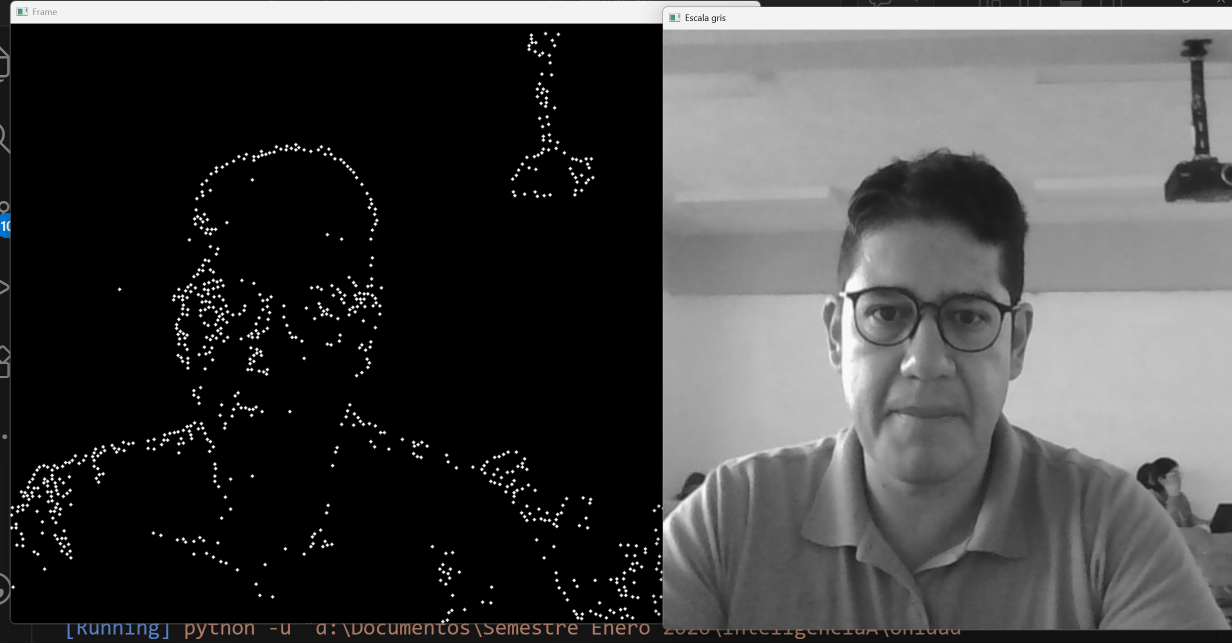
#> input picture Unidad 2/Semana6/image.png, 2464 x 1286 px, given in place of the camera (shown at 1/2 size)
$ python contornosvid.py
#> lines starting #> are read from the running program, lines starting #| are printed output that depends on the picture
import numpy as np
import cv2

cap = cv2.VideoCapture(0)

while True:
    ret, frame = cap.read()
#> frame is the input picture: shape (1286, 2464, 3); mean B, G, R 69.5, 69.5, 69.5
    if not ret:
        break

    frame = cv2.resize(frame, (1000, 800))
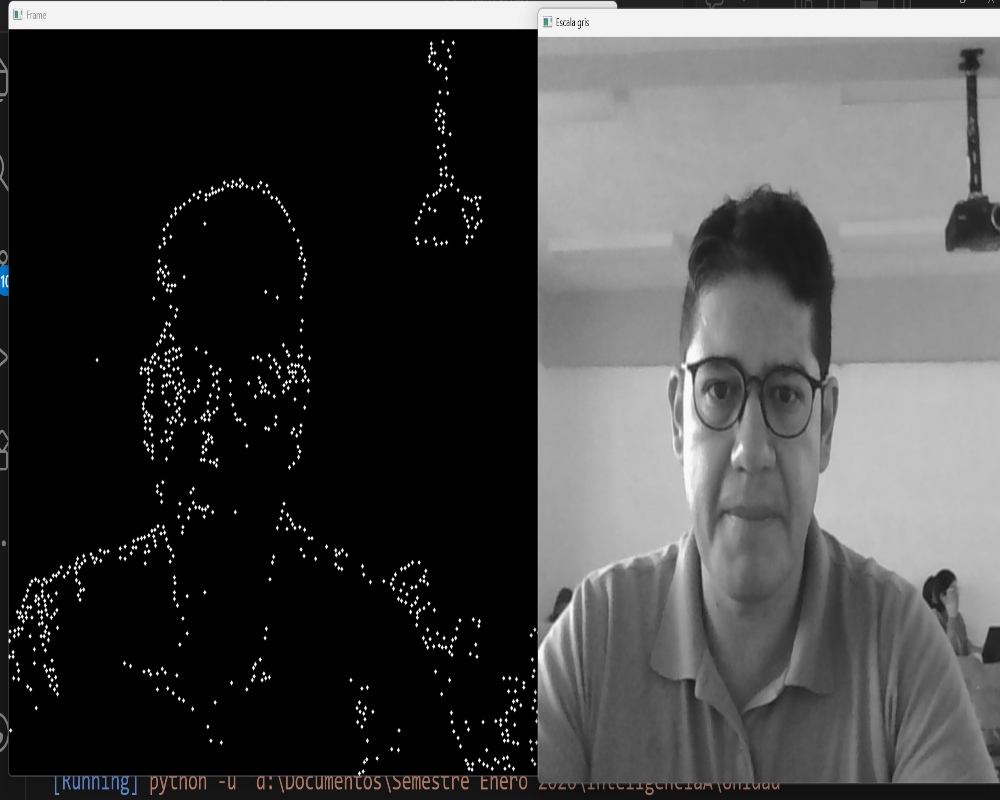
#> frame: shape (800, 1000, 3); mean B, G, R 69.5, 69.5, 69.5
    frame = cv2.flip(frame, 1)
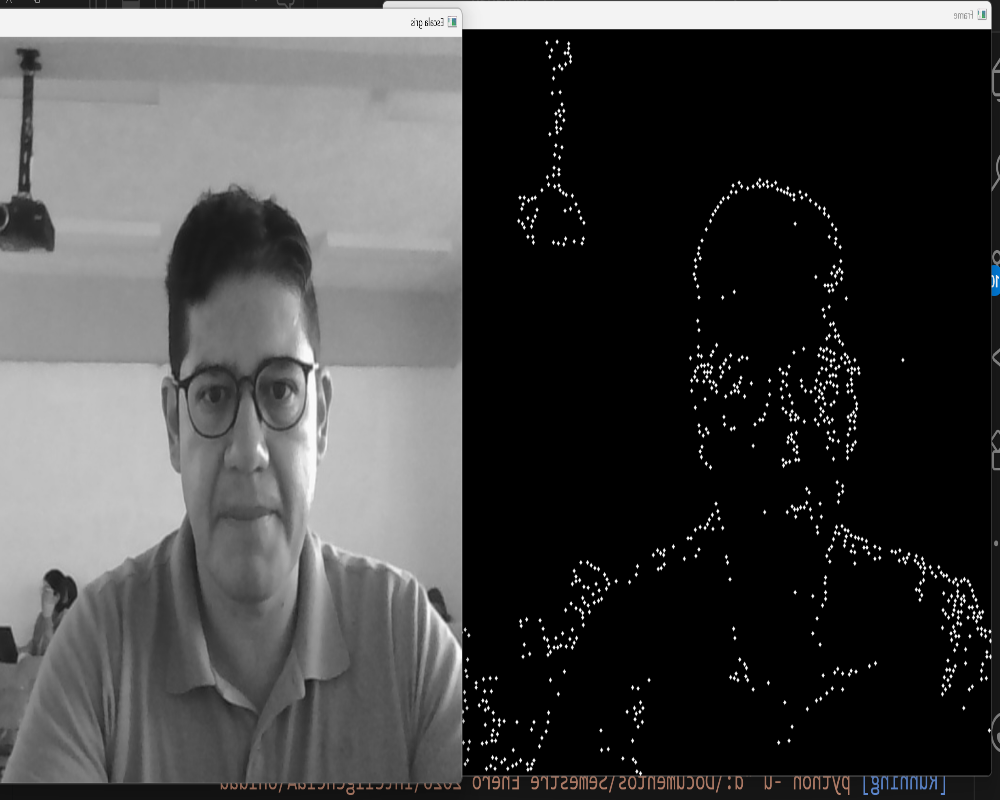
#> frame: shape (800, 1000, 3); mean B, G, R 69.5, 69.5, 69.5

    gray = cv2.cvtColor(frame, cv2.COLOR_BGR2GRAY)

    cv2.imshow('Escala gris', cv2.resize(gray, (300, 200)))
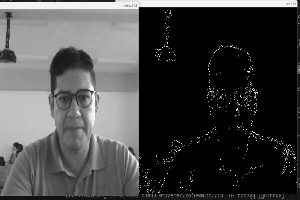
#> window 'Escala gris': shape (200, 300); min 0, max 253, mean 69.6

    corners = cv2.goodFeaturesToTrack(gray, 900, 0.01, 4)
#> corners = 900 rows, first 8: [828, 285], [972, 607], [704, 365], [492, 740], [946, 575], [691, 538], [687, 538], [554, 647]

    # Crear fondo negro
    black = np.zeros_like(frame)

    if corners is not None:
        corners = np.intp(corners)

        # Dibujar puntos
        for corner in corners:
            x, y = corner.ravel()
            cv2.circle(black, (x, y), 2, (0, 255, 0), -1)
#> this loop made 900 passes
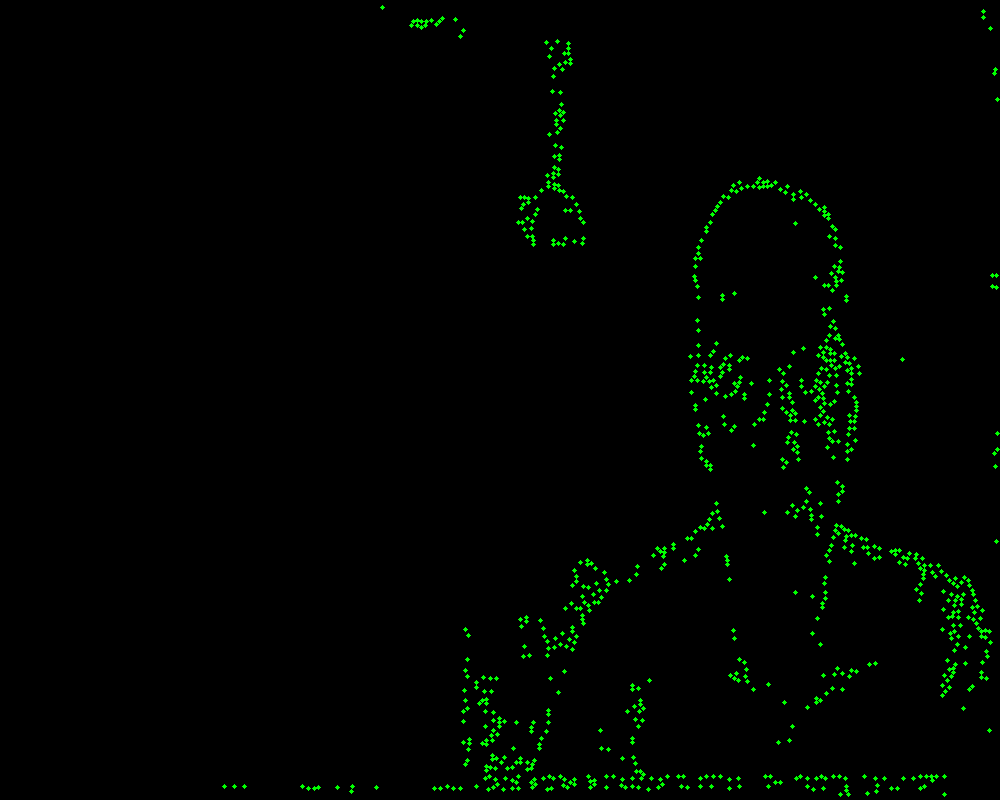
#> black: shape (800, 1000, 3); mean of channels 0, 1, 2 0, 3.7, 0; drawn as B, G, R

    cv2.imshow('Frame', black)

    if cv2.waitKey(1) & 0xFF == ord('q'):
#> (key q is pressed here)
        break

cap.release()
cv2.destroyAllWindows()

$ run again, on Unidad 2/Semana6/animales.jpg
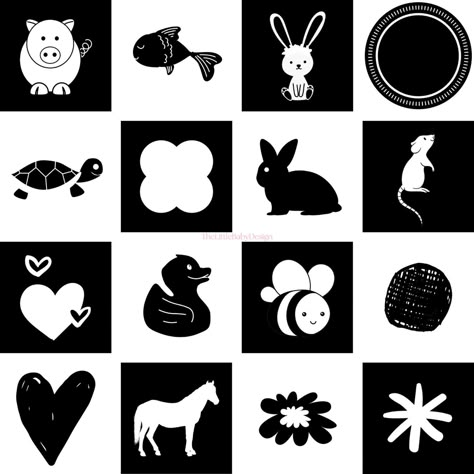
#> input picture Unidad 2/Semana6/animales.jpg, 474 x 474 px, given in place of the camera
#> frame is the input picture: shape (474, 474, 3); mean B, G, R 133, 133, 133
#> `cv2.imshow('Escala gris', cv2.resize(gray, (300, 200)))`:
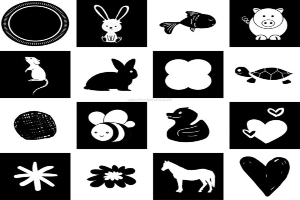
#> window 'Escala gris': shape (200, 300); min 0, max 255, mean 132.8
#> corners = 900 rows, first 8: [435, 361], [83, 468], [357, 104], [87, 457], [395, 672], [150, 459], [104, 456], [384, 105]
#> the loop `for corner in corners:` made 900 passes
#> after the loop `for corner in corners:`:
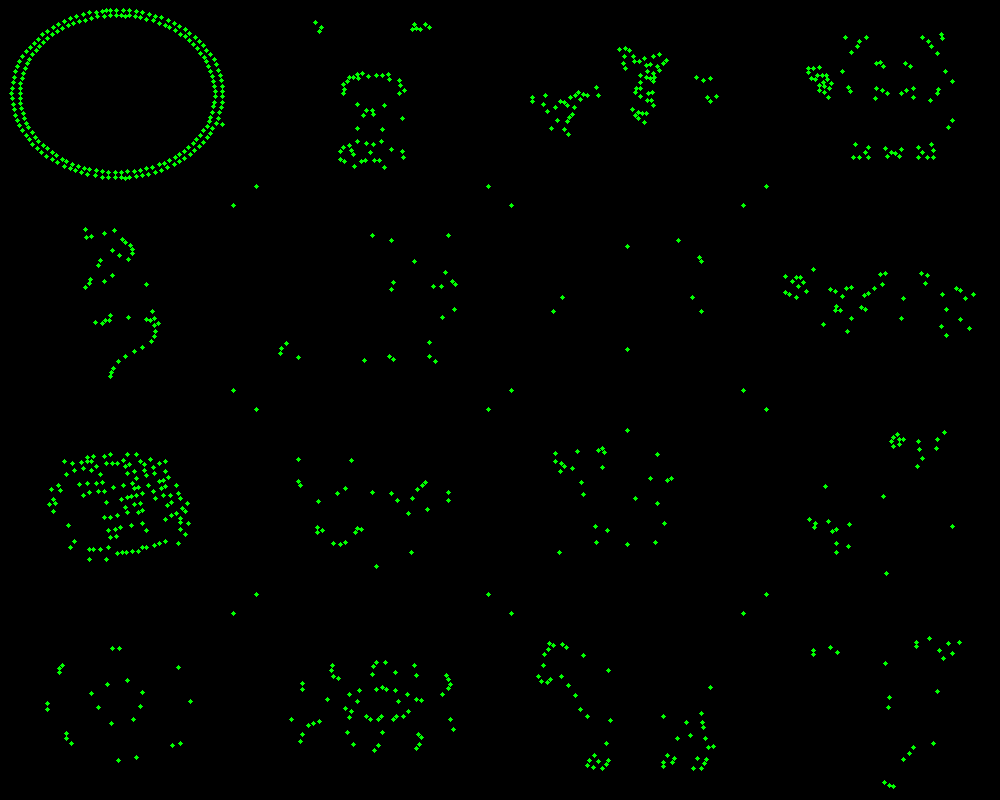
#> black: shape (800, 1000, 3); mean of channels 0, 1, 2 0, 3.7, 0; drawn as B, G, R
